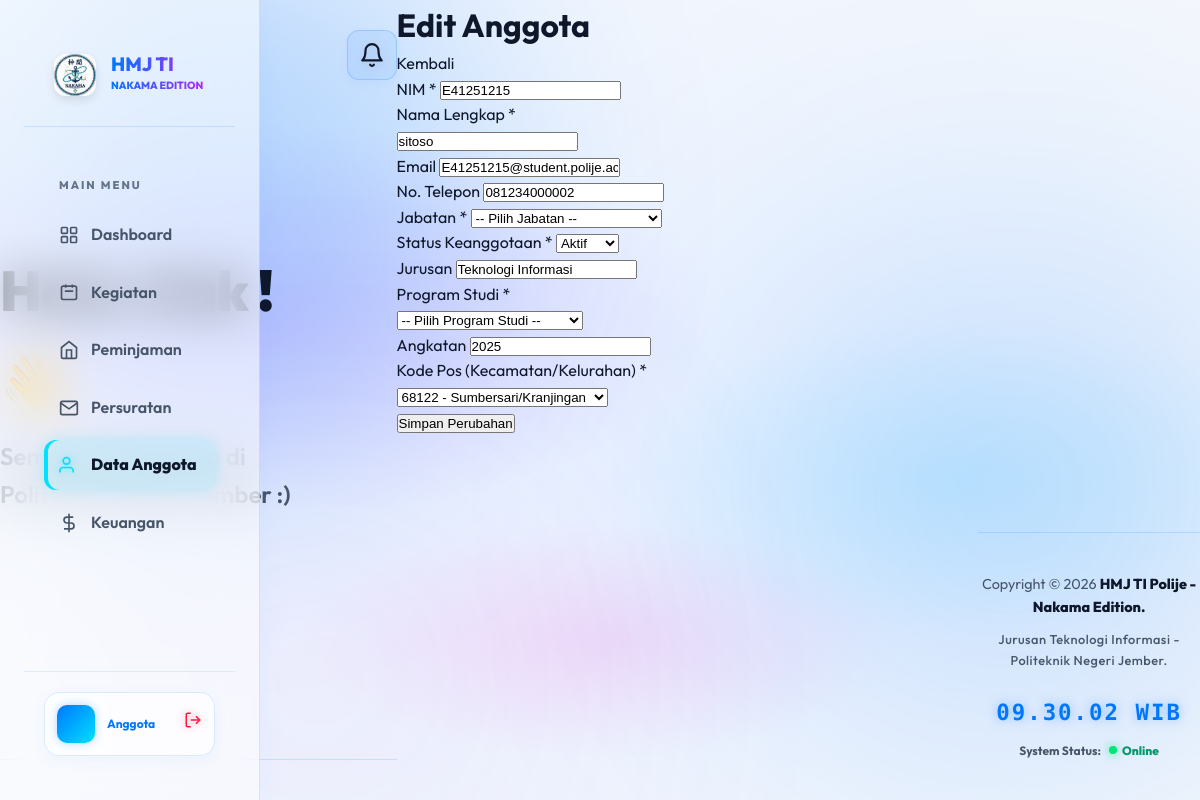
/edit_anggota.php?id=2 (signed in), run on an earlier commit of the app's database.
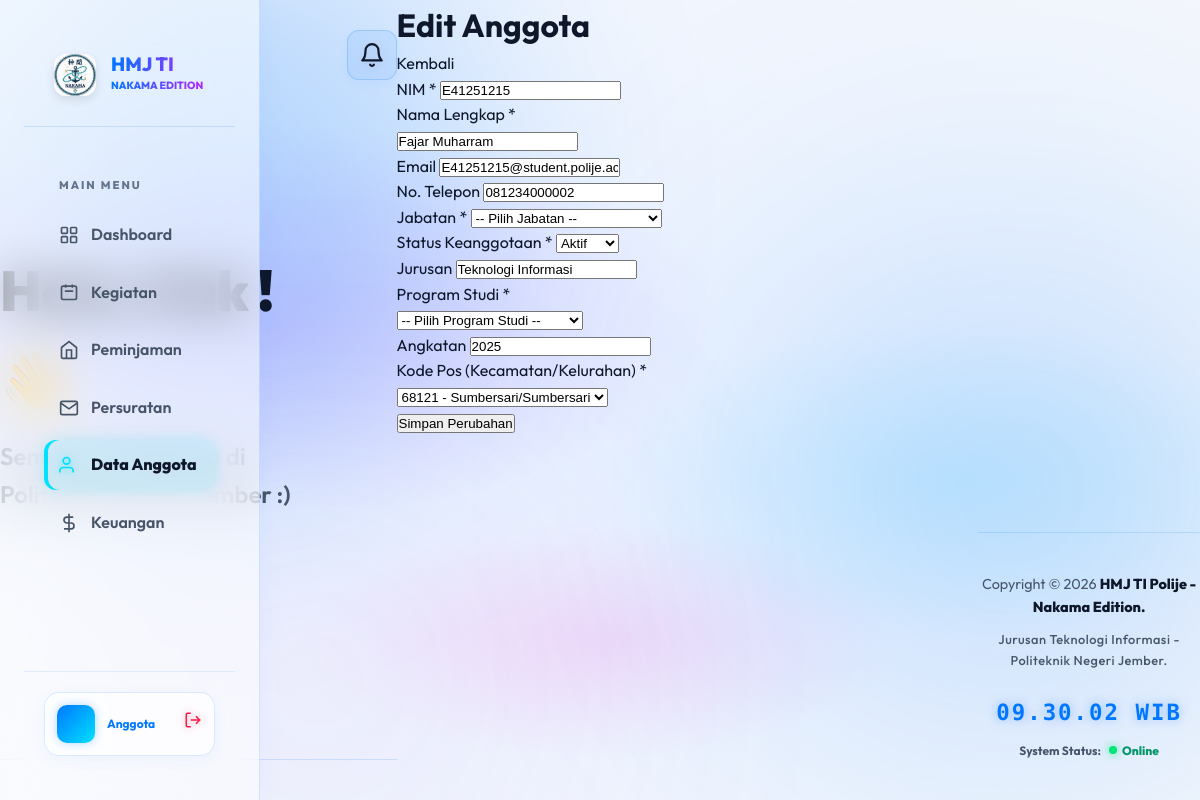
And on a later commit of the database.
### tables this page shows
CREATE TABLE `anggota` (
  `id_anggota` int(11) NOT NULL,
  `kode_pos` varchar(5) NOT NULL,
  `nim` varchar(20) NOT NULL,
  `nama_lengkap` varchar(150) NOT NULL,
  `email` varchar(100) DEFAULT NULL,
  `no_telp` varchar(20) DEFAULT NULL,
  `angkatan` varchar(10) DEFAULT NULL,
  `jurusan` varchar(100) DEFAULT NULL,
  `program_studi` varchar(100) DEFAULT NULL,
  `status_keanggotaan` varchar(50) NOT NULL DEFAULT 'Aktif'
);

CREATE TABLE `kode_pos` (
  `kode_pos` varchar(5) NOT NULL,
  `provinsi` varchar(100) NOT NULL,
  `kota_kabupaten` varchar(100) NOT NULL,
  `kecamatan` varchar(100) NOT NULL,
  `kelurahan` varchar(100) NOT NULL
);

### edit_anggota.php (the view, shortened to what the changed rows need)
<?php
$db = new Database();
$pdo = $db->pdo;
$id_anggota = $_GET['id'] ?? null;
$stmt = $pdo->prepare("SELECT * FROM anggota WHERE id_anggota = ?");
$stmt->execute([$id_anggota]);
$anggota = $stmt->fetch();
$stmtKodePos = $pdo->query("SELECT kode_pos, kecamatan, kelurahan FROM kode_pos ORDER BY kecamatan, kelurahan ASC");
$kodePosList = $stmtKodePos->fetchAll();
?>
<?php include 'includes/header.php'; ?>
<?php include 'includes/navbar.php'; ?>
<div id="main-content" class="h-full w-full bg-gray-50 relative overflow-y-auto lg:ml-64">
  <main>
    <div class="pt-6 px-4">
      <div class="mb-4 flex items-center justify-between">
        <h1 class="text-2xl sm:text-3xl font-bold text-gray-900">Edit Anggota</h1>
      </div>
      <div class="bg-white shadow rounded-lg p-4 sm:p-6 xl:p-8">
        <form action="actions/anggota_action.php" method="POST">
          <div class="grid grid-cols-1 md:grid-cols-2 gap-6">
            <div>
              <label class="block mb-2 text-sm font-medium text-gray-900">NIM *</label>
              <input type="text" name="nim" value="<?= htmlspecialchars($anggota['nim']) ?>" required class="bg-gray-50 border border-gray-300 text-gray-900 text-sm rounded-lg focus:ring-cyan-600 focus:border-cyan-600 block w-full p-2.5">
            </div>
            <div>
              <label class="block mb-2 text-sm font-medium text-gray-900">Nama Lengkap *</label>
              <input type="text" name="nama_lengkap" value="<?= htmlspecialchars($anggota['nama_lengkap']) ?>" required class="bg-gray-50 border border-gray-300 text-gray-900 text-sm rounded-lg focus:ring-cyan-600 focus:border-cyan-600 block w-full p-2.5">
            </div>
            <div>
              <label class="block mb-2 text-sm font-medium text-gray-900">Email</label>
              <input type="email" name="email" value="<?= htmlspecialchars($anggota['email'] ?? '') ?>" class="bg-gray-50 border border-gray-300 text-gray-900 text-sm rounded-lg focus:ring-cyan-600 focus:border-cyan-600 block w-full p-2.5">
            </div>
            <div>
              <label class="block mb-2 text-sm font-medium text-gray-900">No. Telepon</label>
              <input type="text" name="no_telp" value="<?= htmlspecialchars($anggota['no_telp'] ?? '') ?>" class="bg-gray-50 border border-gray-300 text-gray-900 text-sm rounded-lg focus:ring-cyan-600 focus:border-cyan-600 block w-full p-2.5">
            </div>
            <div>
              <label class="block mb-2 text-sm font-medium text-gray-900">Status Keanggotaan *</label>
              <select name="status_keanggotaan" required class="bg-gray-50 border border-gray-300 text-gray-900 text-sm rounded-lg focus:ring-cyan-600 focus:border-cyan-600 block w-full p-2.5">
                <option value="Aktif" <?= ($anggota['status_keanggotaan'] === 'Aktif') ? 'selected' : '' ?>>Aktif</option>
              </select>
            </div>
            <div>
              <label class="block mb-2 text-sm font-medium text-gray-900">Jurusan</label>
              <input type="text" name="jurusan" value="<?= htmlspecialchars($anggota['jurusan'] ?? 'Teknologi Informasi') ?>" readonly
                class="bg-gray-100 border border-gray-300 text-gray-900 text-sm rounded-lg block w-full p-2.5 cursor-not-allowed">
            </div>
            <div>
              <label class="block mb-2 text-sm font-medium text-gray-900">Angkatan</label>
              <input type="text" name="angkatan" value="<?= htmlspecialchars($anggota['angkatan'] ?? '') ?>" class="bg-gray-50 border border-gray-300 text-gray-900 text-sm rounded-lg focus:ring-cyan-600 focus:border-cyan-600 block w-full p-2.5">
            </div>
            <div>
              <label class="block mb-2 text-sm font-medium text-gray-900">Kode Pos (Kecamatan/Kelurahan) *</label>
              <select name="kode_pos" required class="bg-gray-50 border border-gray-300 text-gray-900 text-sm rounded-lg focus:ring-cyan-600 focus:border-cyan-600 block w-full p-2.5">
                <?php foreach ($kodePosList as $k): ?>
                  <option value="<?= $k['kode_pos'] ?>" <?= ($k['kode_pos'] == $anggota['kode_pos']) ? 'selected' : '' ?>>
                    <?= htmlspecialchars($k['kode_pos'] . ' - ' . $k['kecamatan'] . '/' . $k['kelurahan']) ?>
                  </option>
                <?php endforeach; ?>
              </select>
            </div>
          </div>
        </form>
      </div>
    </div>
  </main>
<?php include 'includes/footer.php'; ?>

What changed in the data, as far as the page shows it:
changed anggota "E41251215@student.polije.ac.id": nama_lengkap "sitoso" → "Fajar Muharram"; kode_pos "68122 - Sumbersari/Kranjingan" → "68121 - Sumbersari/Sumbersari"
